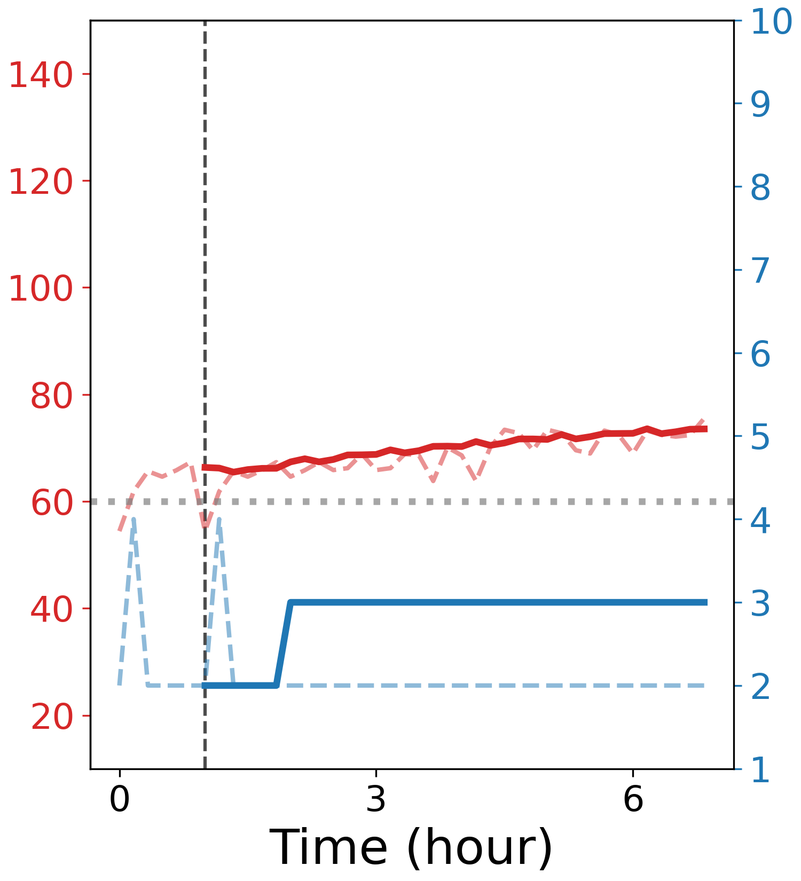
#> input picture paper_figures/eval_sample_map_spot.png, 801 x 881 px, shrunk from 1500 x 1650 before the run
$ jupyter execute --allow-errors offline_rl_metrics_visualization.ipynb
#> lines starting #> are read from the running program, lines starting #| are printed output that depends on the picture
[cell 1]
import pandas as pd
import matplotlib.pyplot as plt
import numpy as np
import seaborn as sns
import matplotlib.gridspec as gridspec
from matplotlib.patches import Rectangle
from matplotlib.lines import Line2D
from matplotlib.patches import Patch
from matplotlib import cm
from matplotlib.colors import ListedColormap, LinearSegmentedColormap
from mpl_toolkits.axes_grid1.inset_locator import inset_axes
from mpl_toolkits.axes_grid1.inset_locator import mark_inset
from mpl_toolkits.axes_grid1 import make_axes_locatable
from matplotlib.ticker import (MultipleLocator, AutoMinorLocator)
# Read the CSV
#> (the rest of this cell did not finish here and is left out)

[cell 2]
s = 'gor-va'
ss = s.split('-')

ss[0]+'\n'+ss[1]

[cell 3]
# Create 3 bar plots side by side
fig, axes = plt.subplots(1, 3, figsize=(27, 6),dpi=300)

palette = sns.color_palette('colorblind')
colors = [palette[i] for i in [6, 1, 2, 3, 0, 5, 4, 9]]
#> (the rest of this cell did not finish here and is left out)

[cell 4]
# fig1 = plt.imread("eval_sample_bc.png")
fig1 = plt.imread("paper_figures/eval_sample_map_spot.png")
#> fig1 is the input picture: shape (881, 801, 4) float32; mean R, G, B, A 0.974, 0.97, 0.973, 1
fig2 = plt.imread("paper_figures/eval_sample_map_mobile.png")
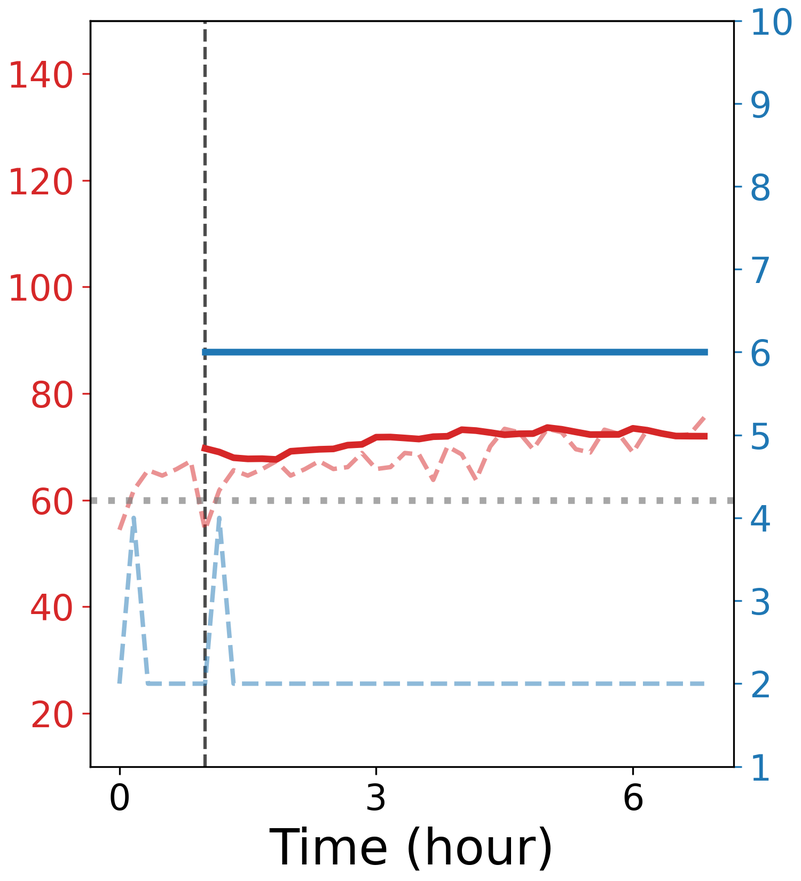
#> input picture paper_figures/eval_sample_map_mobile.png, 801 x 881 px, shrunk from 1500 x 1650 before the run
#> fig2 is the input picture: shape (881, 801, 4) float32; mean R, G, B, A 0.974, 0.97, 0.973, 1
fig3 = plt.imread("paper_figures/eval_sample_map_mbpo.png")
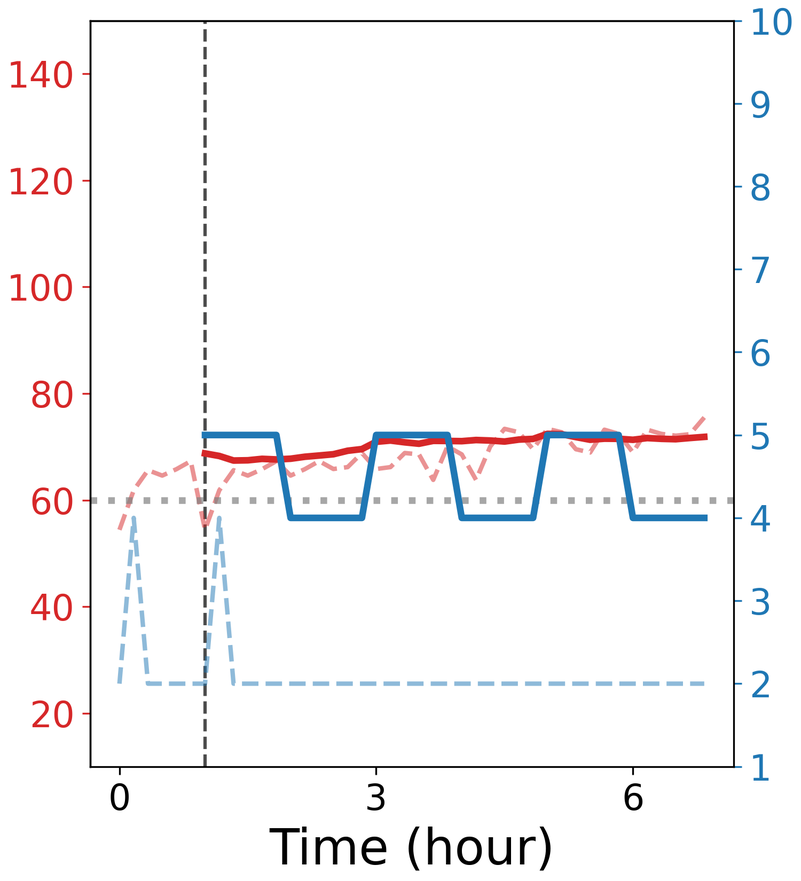
#> input picture paper_figures/eval_sample_map_mbpo.png, 801 x 881 px, shrunk from 1500 x 1650 before the run
#> fig3 is the input picture: shape (881, 801, 4) float32; mean R, G, B, A 0.972, 0.969, 0.972, 1
fig4 = plt.imread("paper_figures/eval_sample_map_kde.png")
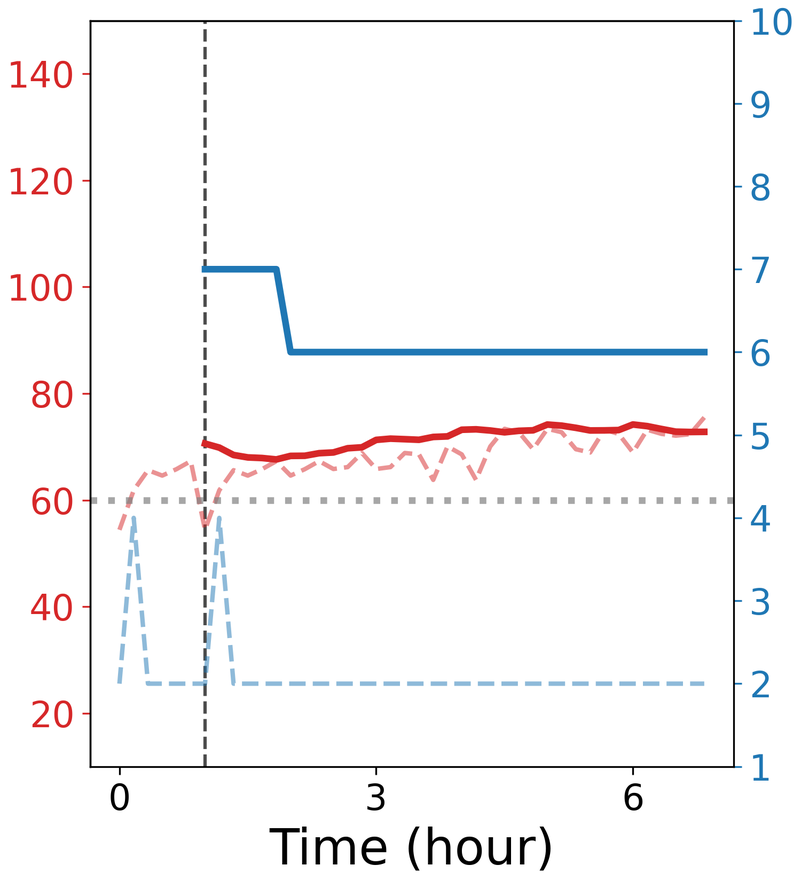
#> input picture paper_figures/eval_sample_map_kde.png, 801 x 881 px, shrunk from 1500 x 1650 before the run
#> fig4 is the input picture: shape (881, 801, 4) float32; mean R, G, B, A 0.974, 0.97, 0.972, 1
fig5 = plt.imread("paper_figures/eval_sample_map_vae.png")
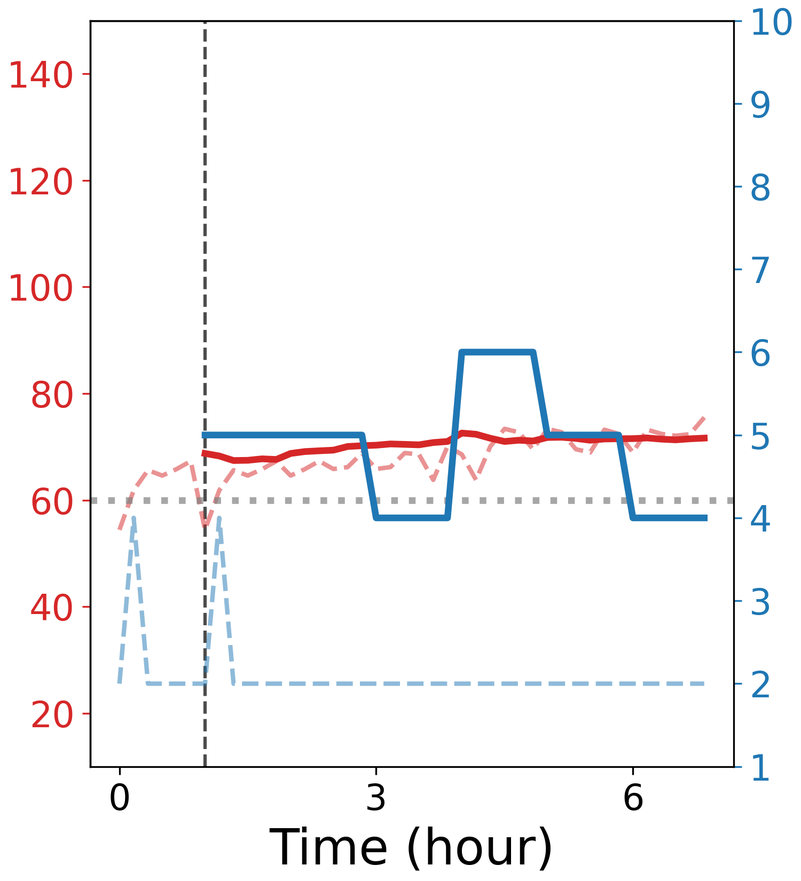
#> input picture paper_figures/eval_sample_map_vae.png, 801 x 881 px, shrunk from 1500 x 1650 before the run
#> fig5 is the input picture: shape (881, 801, 4) float32; mean R, G, B, A 0.971, 0.969, 0.972, 1
fig6 = plt.imread("paper_figures/eval_sample_map_realnvp.png")
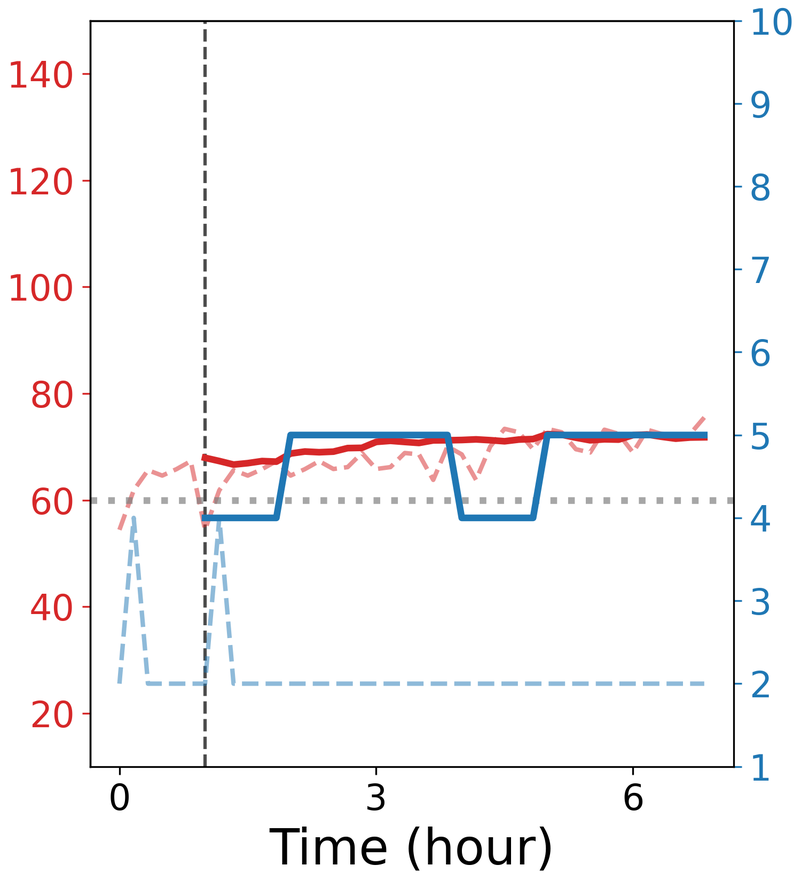
#> input picture paper_figures/eval_sample_map_realnvp.png, 801 x 881 px, shrunk from 1500 x 1650 before the run
#> fig6 is the input picture: shape (881, 801, 4) float32; mean R, G, B, A 0.973, 0.97, 0.973, 1
#> (the rest of this cell did not finish here and is left out)
